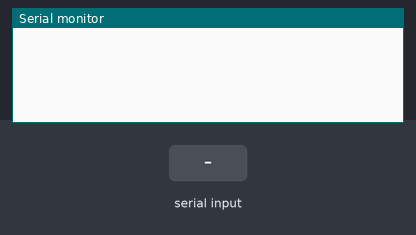
Recording of a sketch running on a simulated Arduino Uno, built with avr-gcc and run on an emulated ATmega328P. Parts: the last lines printed to the serial monitor. The test bench sets the inputs (shaded band).

Above: at 1.2 s.
1.3 s: "1" received over the second serial link
At 1.9 s:
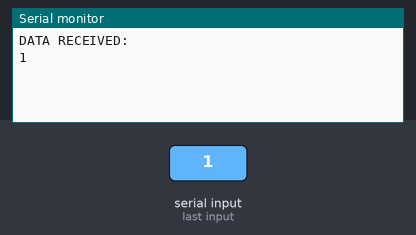
2.8 s: "0" received over the second serial link
At 4.0 s:
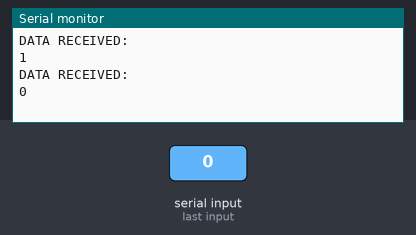
4.3 s: "2" received over the second serial link
At 5.3 s:
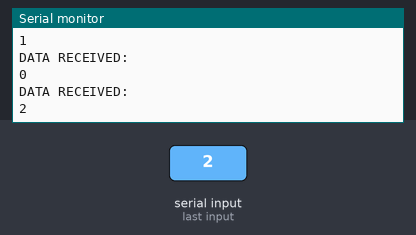

Measured:
- after the input at 1.3 s, the serial monitor: prints a new line at once (image 1)
- after the input at 2.8 s, the serial monitor: prints a new line at once (image 2)
- after the input at 4.3 s, the serial monitor: prints a new line at once (image 3)

The sketch:

Lab_Code9.ino
```cpp
#include <SoftwareSerial.h>
SoftwareSerial Bluetooth(2, 3);

void setup() {
  Bluetooth.begin(9600);
  Serial.begin(9600);
}

void loop() {
  if (Bluetooth.available()) {
    // 读取接收到的字符直到遇到换行符
    String received = "";
    while (Bluetooth.available()) {
      char c = (char)Bluetooth.read();
      received += c;
      delay(10); // 稍微延迟以等待数据
    }

    Serial.println("DATA RECEIVED:");
    Serial.println(received);
  }
}
```
